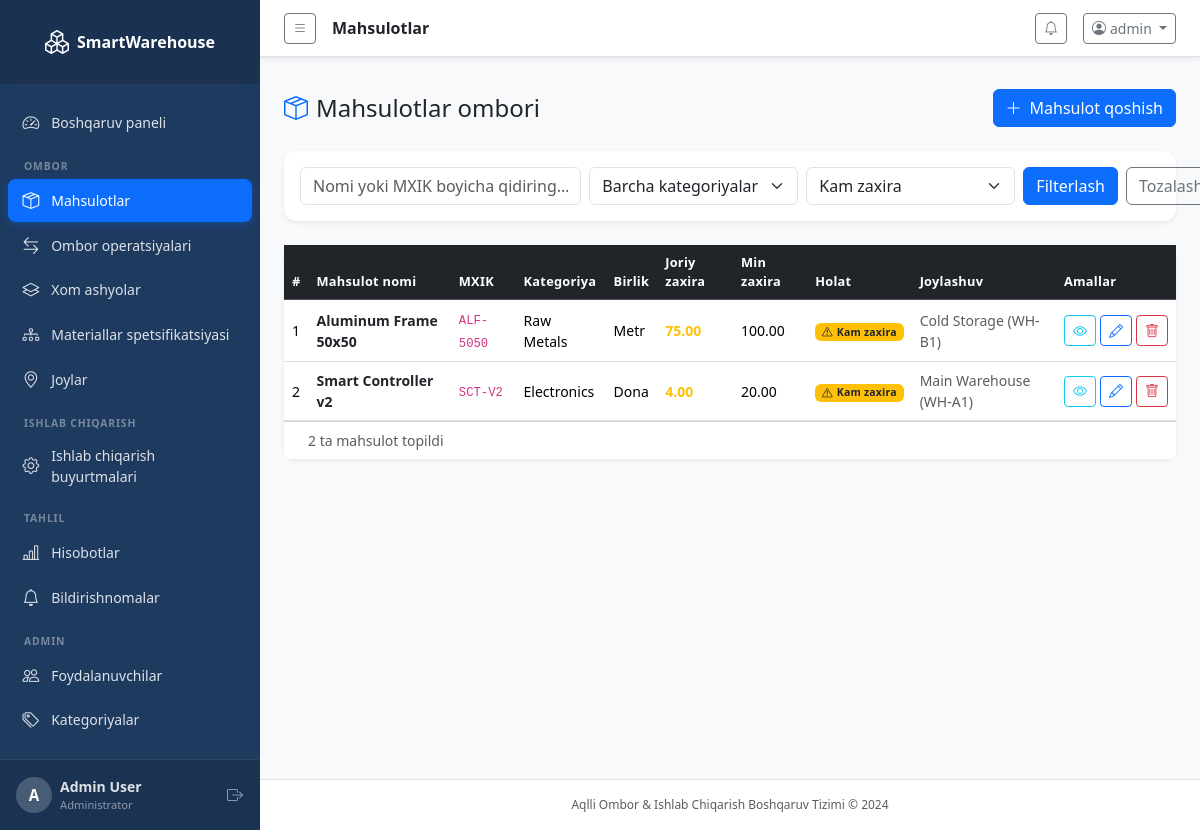
The page /inventory/products/?status=low (signed in) on the database its author committed.
### accounts/models.py (models this page shows, shortened)
class CustomUser(AbstractUser):
    ROLE_CHOICES = [
        ('admin', 'Administrator'),
        ('warehouse_manager', 'Ombor boshqaruvchisi'),
        ('production_manager', 'Ishlab chiqarish boshqaruvchisi'),
        ('worker', 'Ishchi'),
    ]
    role = models.CharField(max_length=30, choices=ROLE_CHOICES, default='worker')
    phone = models.CharField(max_length=20, blank=True)
    department = models.CharField(max_length=100, blank=True)
    is_active = models.BooleanField(default=True)
    @property
    def is_admin(self):
        return self.role == 'admin' or self.is_superuser

### inventory/models.py (models this page shows, shortened)
class Product(models.Model):
    UNIT_CHOICES = [
        ('pcs', 'Dona'),
        ('kg', 'Kilogramm'),
        ('g', 'Gramm'),
        ('l', 'Litr'),
        ('ml', 'Millilitr'),
        ('m', 'Metr'),
        ('m2', 'Kv. metr'),
        ('m3', 'Kub metr'),
        ('box', 'Quti'),
        ('pack', 'Paket'),
    ]
    product_name = models.CharField(max_length=200)
    sku = models.CharField(max_length=50, unique=True, verbose_name='MXIK')
    category = models.ForeignKey(Category, on_delete=models.SET_NULL, null=True, blank=True, related_name='products')
    unit = models.CharField(max_length=10, choices=UNIT_CHOICES, default='pcs')
    minimum_stock = models.DecimalField(max_digits=12, decimal_places=2, default=0)
    current_stock = models.DecimalField(max_digits=12, decimal_places=2, default=0)
    default_location = models.ForeignKey(WarehouseLocation, on_delete=models.SET_NULL, null=True, blank=True)
    description = models.TextField(blank=True)
    created_at = models.DateTimeField(auto_now_add=True)
    updated_at = models.DateTimeField(auto_now=True)
    class Meta:
        ordering = ['product_name']
    @property
    def is_low_stock(self):
        return self.current_stock <= self.minimum_stock

class Category(models.Model):
    name = models.CharField(max_length=100, unique=True)
    description = models.TextField(blank=True)
    created_at = models.DateTimeField(auto_now_add=True)
    class Meta:
        verbose_name_plural = 'Categories'
        ordering = ['name']

class WarehouseLocation(models.Model):
    name = models.CharField(max_length=100)
    code = models.CharField(max_length=20, unique=True)
    description = models.TextField(blank=True)
    is_active = models.BooleanField(default=True)
    created_at = models.DateTimeField(auto_now_add=True)
    class Meta:
        ordering = ['name']
    def __str__(self):
        return f'{self.name} ({self.code})'

### inventory/views.py (the view)
# urls.py: path('products/', views.product_list, name='product_list'),
@login_required
def product_list(request):
    q = request.GET.get('q', '')
    category_id = request.GET.get('category', '')
    status = request.GET.get('status', '')
    products = Product.objects.select_related('category', 'default_location').all()
    if q:
        products = products.filter(Q(product_name__icontains=q) | Q(sku__icontains=q))
    if category_id:
        products = products.filter(category_id=category_id)
    if status == 'low':
        products = products.filter(current_stock__lte=F('minimum_stock'))
    elif status == 'out':
        products = products.filter(current_stock=0)
    categories = Category.objects.all()
    return render(request, 'inventory/products.html', {
        'products': products,
        'categories': categories,
        'q': q,
        'selected_category': category_id,
        'selected_status': status,
    })

### dashboard/context_processors.py (called while the page is built)
def notifications_processor(request):
    if request.user.is_authenticated:
        unread_notifications = Notification.objects.filter(is_read=False).order_by('-created_at')[:10]
        unread_count = Notification.objects.filter(is_read=False).count()
        return {
            'unread_notifications': unread_notifications,
            'unread_count': unread_count,
        }
    return {}

### templates/inventory/products.html (shortened to what this page needs)
{% extends 'base.html' %}
{% block page_title %}Mahsulotlar{% endblock %}
{% block content %}
<div class="d-flex justify-content-between align-items-center mb-4 mt-3 flex-wrap gap-2">
  <h4 class="mb-0"><i class="bi bi-box-seam me-2 text-primary"></i>Mahsulotlar ombori</h4>
  <a href="{% url 'inventory:product_create' %}" class="btn btn-primary">
    <i class="bi bi-plus-lg me-2"></i>Mahsulot qoshish
  </a>
</div>
<div class="card border-0 shadow-sm mb-4">
  <div class="card-body py-3">
    <form method="get" class="row g-2 align-items-end">
      <div class="col-md-4">
        <input type="text" name="q" value="{{ q }}" class="form-control" placeholder="Nomi yoki MXIK boyicha qidiring...">
      </div>
      <div class="col-md-3">
        <select name="category" class="form-select">
          <option value="">Barcha kategoriyalar</option>
        </select>
      </div>
      <div class="col-md-3">
        <select name="status" class="form-select">
          <option value="low" {% if selected_status == 'low' %}selected{% endif %}>Kam zaxira</option>
        </select>
      </div>
      <div class="col-md-2">
        <div class="d-flex gap-2">
          <button type="submit" class="btn btn-primary flex-grow-1">Filterlash</button>
          <a href="{% url 'inventory:product_list' %}" class="btn btn-outline-secondary">Tozalash</a>
        </div>
      </div>
    </form>
  </div>
</div>
<div class="card border-0 shadow-sm">
  <div class="card-body p-0">
    <div class="table-responsive">
      <table class="table table-hover align-middle mb-0">
        <thead class="table-dark">
          <tr>
            <th>#</th>
            <th>Mahsulot nomi</th>
            <th>MXIK</th>
            <th>Kategoriya</th>
            <th>Birlik</th>
            <th>Joriy zaxira</th>
            <th>Min zaxira</th>
            <th>Holat</th>
            <th>Joylashuv</th>
            <th>Amallar</th>
          </tr>
        </thead>
        <tbody>
          {% for product in products %}
          <tr>
            <td>{{ forloop.counter }}</td>
            <td class="fw-semibold">
              <a href="{% url 'inventory:product_detail' product.pk %}" class="text-decoration-none text-dark">{{ product.product_name }}</a>
            </td>
            <td><code class="small">{{ product.sku }}</code></td>
            <td>{{ product.category.name|default:'—' }}</td>
            <td>{{ product.get_unit_display }}</td>
            <td class="fw-bold {% if product.current_stock == 0 %}text-danger{% elif product.is_low_stock %}text-warning{% else %}text-success{% endif %}">
              {{ product.current_stock }}
            </td>
            <td>{{ product.minimum_stock }}</td>
            <td>
              {% if product.current_stock == 0 %}
                <span class="badge bg-danger">Zaxira tugagan</span>
              {% elif product.is_low_stock %}
                <span class="badge bg-warning text-dark"><i class="bi bi-exclamation-triangle me-1"></i>Kam zaxira</span>
              {% else %}
                <span class="badge bg-success"><i class="bi bi-check me-1"></i>Yaxshi</span>
              {% endif %}
            </td>
            <td class="small text-muted">{{ product.default_location|default:'—' }}</td>
            <td>
              <div class="d-flex gap-1">
                <a href="{% url 'inventory:product_detail' product.pk %}" class="btn btn-sm btn-outline-info" title="Korish"><i class="bi bi-eye"></i></a>
                <a href="{% url 'inventory:product_edit' product.pk %}" class="btn btn-sm btn-outline-primary" title="Tahrirlash"><i class="bi bi-pencil"></i></a>
                <a href="{% url 'inventory:product_delete' product.pk %}" class="btn btn-sm btn-outline-danger" title="Ochirish"><i class="bi bi-trash"></i></a>
              </div>
            </td>
          </tr>
          {% empty %}
          <tr><td colspan="10" class="text-center text-muted py-5">
            <i class="bi bi-inbox fs-1 d-block mb-2"></i>Mahsulotlar topilmadi.
          </td></tr>
          {% endfor %}
        </tbody>
      </table>
    </div>
  </div>
  <div class="card-footer bg-white text-muted small py-2 px-4">
    {{ products|length }} ta mahsulot topildi
  </div>
</div>
{% endblock %}

### templates/base.html (shortened to what this page needs)
<!DOCTYPE html>
<html lang="en">
<head>
  <link href="https://cdn.jsdelivr.net/npm/bootstrap@5.3.3/dist/css/bootstrap.min.css" rel="stylesheet">
  <link href="https://cdn.jsdelivr.net/npm/bootstrap-icons@1.11.3/font/bootstrap-icons.min.css" rel="stylesheet">
  <link href="/static/css/custom.css" rel="stylesheet">
</head>
<body class="bg-light">
{% if user.is_authenticated %}
<div class="d-flex" id="wrapper">
  <nav id="sidebar" class="sidebar d-flex flex-column flex-shrink-0 p-0">
    <a href="{% url 'dashboard:index' %}" class="sidebar-brand d-flex align-items-center justify-content-center py-4 px-3 text-decoration-none">
      <i class="bi bi-boxes me-2 fs-4"></i>
      <span class="fs-6 fw-bold">SmartWarehouse</span>
    </a>
    <hr class="sidebar-divider mx-3 my-0">
    <ul class="nav flex-column px-2 py-3 flex-grow-1">
      <li class="nav-item">
        <a class="nav-link sidebar-link {% if request.resolver_match.app_name == 'dashboard' and request.resolver_match.url_name == 'index' %}active{% endif %}"
           href="{% url 'dashboard:index' %}">
          <i class="bi bi-speedometer2"></i><span>Boshqaruv paneli</span>
        </a>
      </li>
      <li class="sidebar-section-label">OMBOR</li>
      <li class="nav-item">
        <a class="nav-link sidebar-link {% if request.resolver_match.app_name == 'inventory' and 'product' in request.resolver_match.url_name %}active{% endif %}"
           href="{% url 'inventory:product_list' %}">
          <i class="bi bi-box-seam"></i><span>Mahsulotlar</span>
        </a>
      </li>
      <li class="nav-item">
        <a class="nav-link sidebar-link {% if request.resolver_match.app_name == 'inventory' and 'transaction' in request.resolver_match.url_name %}active{% endif %}"
           href="{% url 'inventory:transaction_list' %}">
          <i class="bi bi-arrow-left-right"></i><span>Ombor operatsiyalari</span>
        </a>
      </li>
      <li class="nav-item">
        <a class="nav-link sidebar-link {% if request.resolver_match.app_name == 'inventory' and 'raw_material' in request.resolver_match.url_name %}active{% endif %}"
           href="{% url 'inventory:raw_material_list' %}">
          <i class="bi bi-layers"></i><span>Xom ashyolar</span>
        </a>
      </li>
      <li class="nav-item">
        <a class="nav-link sidebar-link {% if request.resolver_match.app_name == 'inventory' and 'bom' in request.resolver_match.url_name %}active{% endif %}"
           href="{% url 'inventory:bom_list' %}">
          <i class="bi bi-diagram-3"></i><span>Materiallar spetsifikatsiyasi</span>
        </a>
      </li>
      <li class="nav-item">
        <a class="nav-link sidebar-link {% if request.resolver_match.app_name == 'inventory' and 'location' in request.resolver_match.url_name %}active{% endif %}"
           href="{% url 'inventory:location_list' %}">
          <i class="bi bi-geo-alt"></i><span>Joylar</span>
        </a>
      </li>
      <li class="sidebar-section-label">ISHLAB CHIQARISH</li>
      <li class="nav-item">
        <a class="nav-link sidebar-link {% if request.resolver_match.app_name == 'production' %}active{% endif %}"
           href="{% url 'production:order_list' %}">
          <i class="bi bi-gear"></i><span>Ishlab chiqarish buyurtmalari</span>
        </a>
      </li>
      <li class="sidebar-section-label">TAHLIL</li>
      <li class="nav-item">
        <a class="nav-link sidebar-link {% if request.resolver_match.app_name == 'reports' %}active{% endif %}"
           href="{% url 'reports:index' %}">
          <i class="bi bi-bar-chart-line"></i><span>Hisobotlar</span>
        </a>
      </li>
      <li class="nav-item">
        <a class="nav-link sidebar-link {% if request.resolver_match.app_name == 'dashboard' and request.resolver_match.url_name == 'notifications' %}active{% endif %}"
           href="{% url 'dashboard:notifications' %}">
          <i class="bi bi-bell"></i><span>Bildirishnomalar</span>
        </a>
      </li>
      {% if user.is_admin %}
      <li class="sidebar-section-label">ADMIN</li>
      <li class="nav-item">
        <a class="nav-link sidebar-link {% if request.resolver_match.app_name == 'accounts' and 'user' in request.resolver_match.url_name %}active{% endif %}"
           href="{% url 'accounts:users' %}">
          <i class="bi bi-people"></i><span>Foydalanuvchilar</span>
        </a>
      </li>
      <li class="nav-item">
        <a class="nav-link sidebar-link" href="{% url 'inventory:category_list' %}">
          <i class="bi bi-tags"></i><span>Kategoriyalar</span>
        </a>
      </li>
      {% endif %}
    </ul>
    <div class="sidebar-footer px-3 py-3">
      <div class="d-flex align-items-center gap-2">
        <div class="avatar-circle">{{ user.username|first|upper }}</div>
        <div class="flex-grow-1 overflow-hidden">
          <div class="fw-semibold text-truncate small">{{ user.get_full_name|default:user.username }}</div>
          <div class="text-muted" style="font-size:0.7rem">{{ user.get_role_display }}</div>
        </div>
        <form method="post" action="{% url 'accounts:logout' %}" class="d-inline">{% csrf_token %}<button type="submit" class="btn btn-link text-muted p-0" title="Chiqish"><i class="bi bi-box-arrow-right"></i></button></form>
      </div>
    </div>
  </nav>
  <div id="page-content-wrapper" class="flex-grow-1 d-flex flex-column min-vh-100">
    <nav class="navbar navbar-expand navbar-light bg-white border-bottom px-4 py-2 sticky-top shadow-sm">
      <button class="btn btn-sm btn-outline-secondary me-3" id="sidebarToggle">
        <i class="bi bi-list"></i>
      </button>
      <span class="navbar-text fw-semibold text-dark">{% block page_title %}{% endblock %}</span>
      <div class="ms-auto d-flex align-items-center gap-3">
        <div class="dropdown">
          <a class="btn btn-sm btn-outline-secondary position-relative" data-bs-toggle="dropdown" href="#">
            <i class="bi bi-bell"></i>
          </a>
        </div>
        <div class="dropdown">
          <a class="btn btn-sm btn-outline-secondary dropdown-toggle" data-bs-toggle="dropdown" href="#">
            <i class="bi bi-person-circle me-1"></i>{{ user.username }}
          </a>
        </div>
      </div>
    </nav>
    <div class="px-4 pt-3">
    </div>
    <main class="flex-grow-1 px-4 pb-4">
{% endif %}
{% block content %}{% endblock %}
{% if user.is_authenticated %}
    </main>
    <footer class="text-center text-muted py-3 border-top bg-white" style="font-size:0.75rem">
      Aqlli Ombor &amp; Ishlab Chiqarish Boshqaruv Tizimi &copy; 2024
    </footer>
  </div>
</div>
{% endif %}
</body>
</html>

### static/css/custom.css (style rules this page uses)
:root { --sidebar-width: 260px; --sidebar-bg: #1e3a5f; --sidebar-text: rgba(255,255,255,0.85); --sidebar-active: rgba(255,255,255,0.12); --accent: #0d6efd; }
#sidebar { width: var(--sidebar-width); min-width: var(--sidebar-width); background: var(--sidebar-bg); color: var(--sidebar-text); transition: width 0.25s ease; overflow: hidden; }
.sidebar-brand { color: #fff !important; font-size: 1rem; background: rgba(0,0,0,0.15); min-height: 64px; }
.sidebar-brand i { font-size: 1.5rem; }
.sidebar-link { color: var(--sidebar-text); border-radius: 8px; padding: 0.55rem 0.9rem; display: flex; align-items: center; gap: 0.75rem; font-size: 0.875rem; transition: background 0.15s, color 0.15s; margin-bottom: 2px; }
.sidebar-link.active { background: var(--accent); color: #fff; box-shadow: 0 2px 8px rgba(13,110,253,0.35); }
.sidebar-link i { font-size: 1.05rem; flex-shrink: 0; }
.sidebar-section-label { font-size: 0.65rem; font-weight: 700; letter-spacing: 0.08em; text-transform: uppercase; color: rgba(255,255,255,0.4); padding: 0.6rem 1rem 0.25rem; margin-top: 0.25rem; }
hr.sidebar-divider { border-color: rgba(255,255,255,0.1); }
.sidebar-footer { background: rgba(0,0,0,0.12); border-top: 1px solid rgba(255,255,255,0.08); }
.sidebar-footer .text-muted { color: rgba(255,255,255,0.5) !important; }
#page-content-wrapper { min-width: 0; background: #f8f9fb; }
.avatar-circle { width: 36px; height: 36px; border-radius: 50%; background: rgba(255,255,255,0.2); color: #fff; display: flex; align-items: center; justify-content: center; font-weight: 700; font-size: 0.95rem; flex-shrink: 0; }
.text-primary { color: #0d6efd !important; }
.card { border-radius: 12px; }
.table th { font-size: 0.8rem; font-weight: 600; letter-spacing: 0.02em; }
.table td { font-size: 0.875rem; }
.badge { font-weight: 600; letter-spacing: 0.02em; }

### rows shown on the page
CustomUser: username|first "A", get_full_name "Admin User", role "Administrator", username "admin"
Product: product_name "Aluminum Frame 50x50", sku "ALF-5050", category.name "Raw Metals", unit "Metr", current_stock "75.00", minimum_stock "100.00", shows "Kam zaxira", default_location "Cold Storage (WH-B1)"
Product: product_name "Smart Controller v2", sku "SCT-V2", category.name "Electronics", unit "Dona", current_stock "4.00", minimum_stock "20.00", shows "Kam zaxira", default_location "Main Warehouse (WH-A1)"

### other values the page prints
{{ products|length }} "2"
